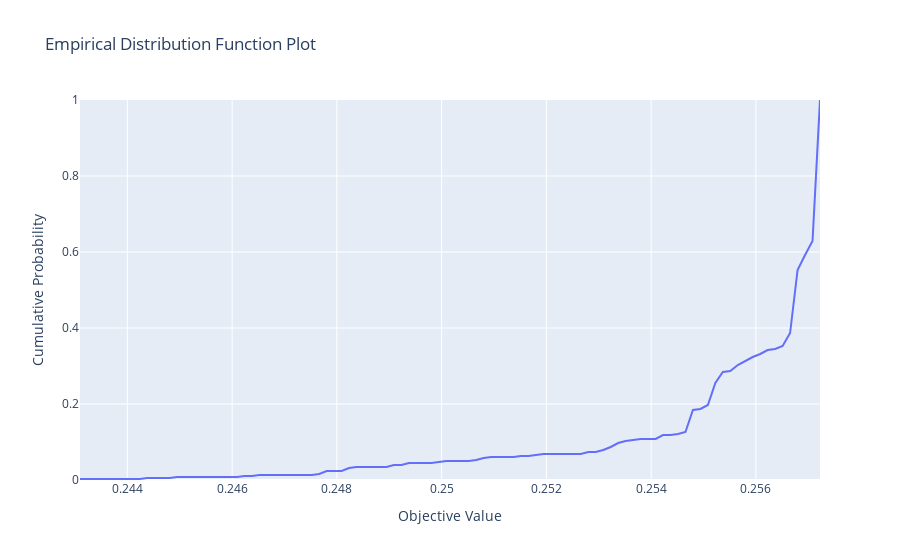

Notebook code cell kept with this figure:
### Code cell
opt.visualization.plot_edf(xgb_study)
